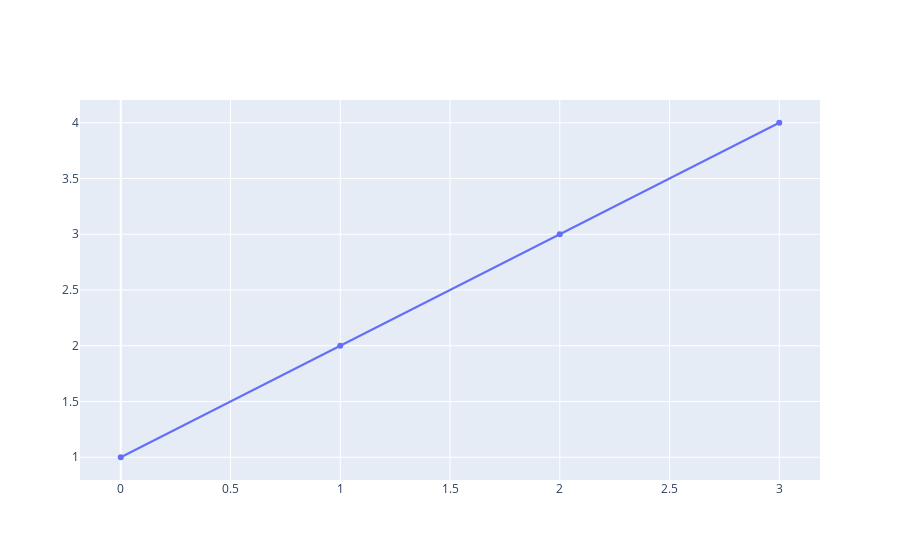

The notebook cell this image was saved under:
### Code cell
fig2.update_layout(xaxis_range=['2016-07-01','2016-7-5'])

### Figure 1 — Plotly figure (JSON) as saved in the notebook; plotly's stock layout.template omitted (floating-point values rounded to 4 significant figures)
{"data": [{"type": "scatter", "y": [1, 2, 3, 4]}], "layout": {"xaxis": {"range": ["2016-07-01", "2016-7-5"]}}}
